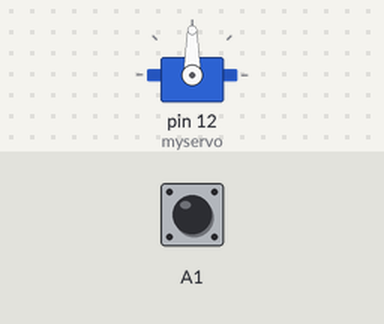
A sketch run on a simulated Arduino Uno, built with avr-gcc and run on an emulated ATmega328P. Shown: servo. Inputs (shaded band) come from the test bench; at power-on: A1 HIGH.

Above: at 1.2 s.
1.3 s: A1 pulled LOW for 0.15 s
At 1.31 s:
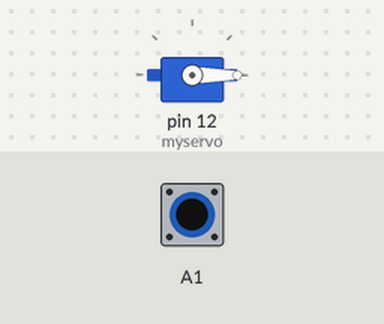
At 2.91 s:
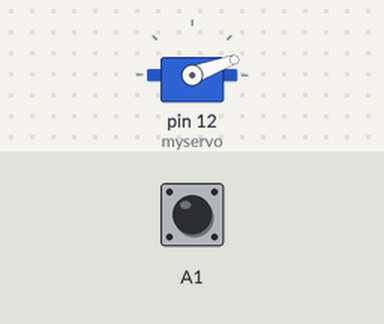
Timing chart, 0 to 13.3 s (numbered marks = the images above; inputs shaded):
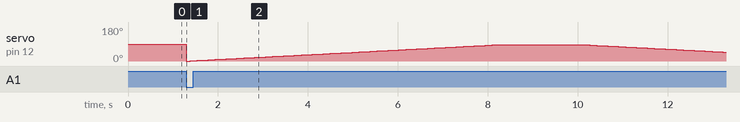

The sketch:

blending.ino
```cpp
/*
ARDUINO DUE
*/

#include <Servo.h>

Servo myservo;  // create servo object to control a servo
// twelve servo objects can be created on most boards

int pos = 0;    // variable to store the servo position

void setup() {
  myservo.attach(12);  // attaches the servo on pin 9 to the servo object
  pinMode(A1, INPUT_PULLUP);
  //while(true){};
}

void loop() {
  if (!digitalRead(A1)) {
    for (pos = 0; pos <= 85; pos += 1) { // goes from 0 degrees to 180 degrees
      // in steps of 1 degree
      myservo.write(pos);              // tell servo to go to position in variable 'pos'
      delay(80);                       // waits 15ms for the servo to reach the position
    }
    delay(2000);
    for (pos = 85; pos >= 0; pos -= 1) { // goes from 180 degrees to 0 degrees
      myservo.write(pos);              // tell servo to go to position in variable 'pos'
      delay(80);                       // waits 15ms for the servo to reach the position
    }
    delay(2000);
  }

}
```
